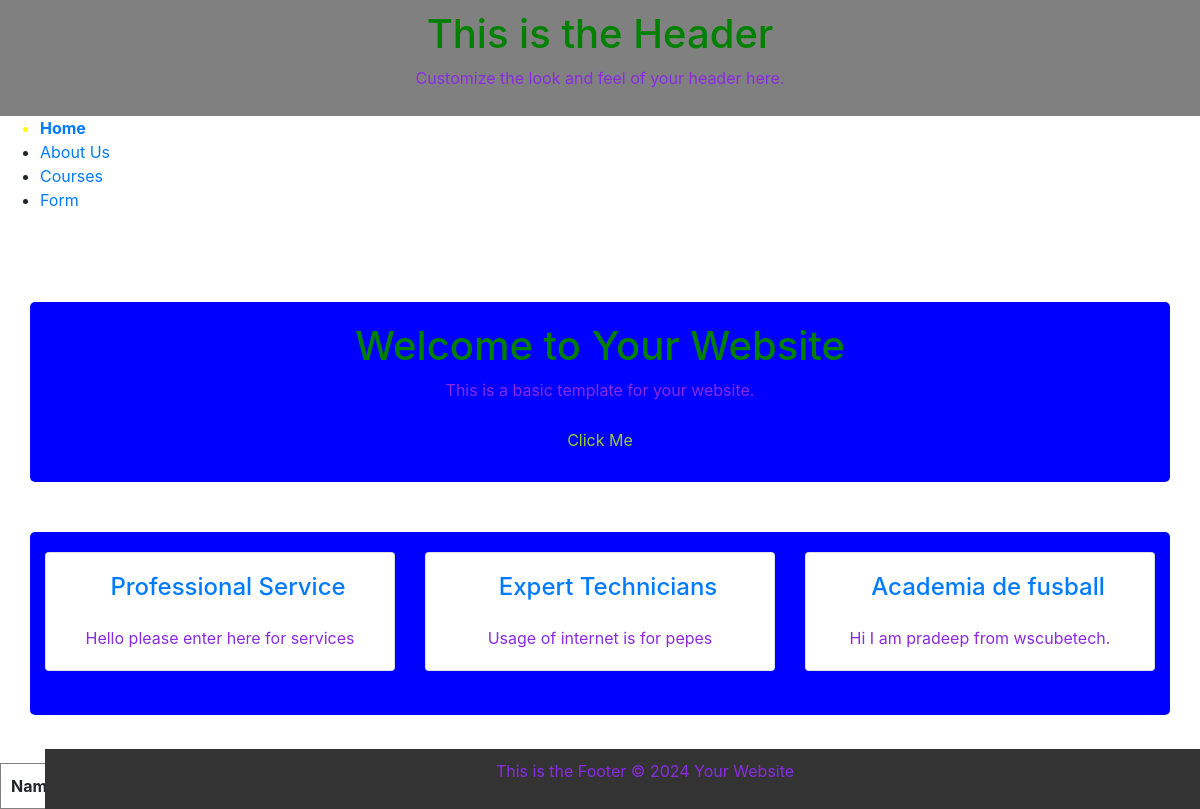
The page / on the database its author committed.
### service/models.py (models this page shows)
class Service(models.Model):
    service_icon = models.CharField(max_length=50)
    service_title = models.CharField(max_length=50)
    service_des = models.TextField()

### wscubetech/views.py (the view)
# urls.py: path("", views.homePage, name="home"),
def homePage(request):
    servicesData = Service.objects.all().order_by("-service_title")
    data = {"servicesData": servicesData}
    return render(request, "index.html", data)

### templates/index.html (shortened to what this page needs)
<!DOCTYPE html>
<html lang="en">
{% include "header.html" %}
<br>
<table border="1" cellpadding="10">
    <tr>
        <th> Name </th>
        <th> Phone Number</th>
    </tr>
<div class="container">
    <h1>Welcome to Your Website</h1>
    <p>This is a basic template for your website.</p>
    <button id="clickMeButton">Click Me</button>
</div>
<head>
    <link href="https://maxcdn.bootstrapcdn.com/bootstrap/4.5.2/css/bootstrap.min.css" rel="stylesheet">
    <link rel="stylesheet" href="https://cdnjs.cloudflare.com/ajax/libs/line-awesome/1.3.0/css/line-awesome.min.css">
</head>
<body>
<div class="container my-5">
    <div class="row">
        {% for n in servicesData %}
        <div class="col-lg-4 col-md-6 mb-4">
            <div class="card h-100">
                <div class="card-body text-center">
                    <div class="title d-flex flex-row justify-content-center align-items-center pb-3">
                        <h4 class="ml-3"><a href="#">{{n.service_title}}</a></h4>
                    </div>
                    <p class="card-text">
                        {{n.service_des}}
                    </p>
                </div>
            </div>
        </div>
        {% endfor %}
        </div>
</body>
{% include "footer.html" %}

### templates/header.html (shortened to what this page needs)
{% load static %}
<!DOCTYPE html>
<html lang="en">
<head>
    <link rel="stylesheet" href="{% static 'style.css' %}">
</head>
<body>
<header style="background-color: grey; color: #fff; padding: 10px 20px; text-align: center;">
    <h1>This is the Header</h1>
    <p>Customize the look and feel of your header here.</p>
</header>
<nav>
    <ul>
        <li class="{% if request.path == '/' %}active{% endif %}"><a href="{% url 'home' %}">Home</a></li>
        <li class="{% if request.path == '/about-us/' %}active{% endif %}"><a href="{% url 'aboutus' %}">About Us</a></li>
        <li class="{% if request.path == '/course/' %}active{% endif %}"><a href="{% url 'course' %}">Courses</a></li>
        <li class="{% if request.path == '/form/' %}active{% endif %}"><a href="{% url 'form' %}">Form</a></li>
    </ul>
</nav>
</body>
</html>

### templates/footer.html (shortened to what this page needs)
{% load static %}
<footer style="background-color: #333; color: #fff; padding: 10px 20px; text-align: center; position: fixed; bottom: 0; width: 100%;">
    <p>This is the Footer &copy; 2024 Your Website</p>
</footer>
</body>
</html>

### static/style.css (style rules this page uses)
body { margin: 0; padding: 0; font-family: Arial, sans-serif; background-color: red; }
.container { max-width: 800px; margin: 50px auto; padding: 20px; background-color: blue; border-radius: 5px; text-align: center; }
h1 { color: green; }
p { color: blueviolet; }
button { padding: 10px 20px; background-color: blue; color: yellowgreen; border: none; border-radius: 5px; cursor: pointer; transition: background-color 0.3s ease; }

### templates/header.html (style rules this page uses)
.active { font-weight: bold ; color: yellow; }

### templates/index.html (style rules this page uses)
.card-text { color: blueviolet; }

### templates/footer.html (style rules this page uses)
footer { background-color: #333; color: #fff; padding: 10px 20px; text-align: center; position: fixed; bottom: 0; width: 100%; }

### rows shown on the page
Service: service_title "Professional Service", service_des "Hello please enter here for services"
Service: service_title "Expert Technicians", service_des "Usage of internet is for pepes"
Service: service_title "Academia de fusball", service_des "Hi I am pradeep from wscubetech."
